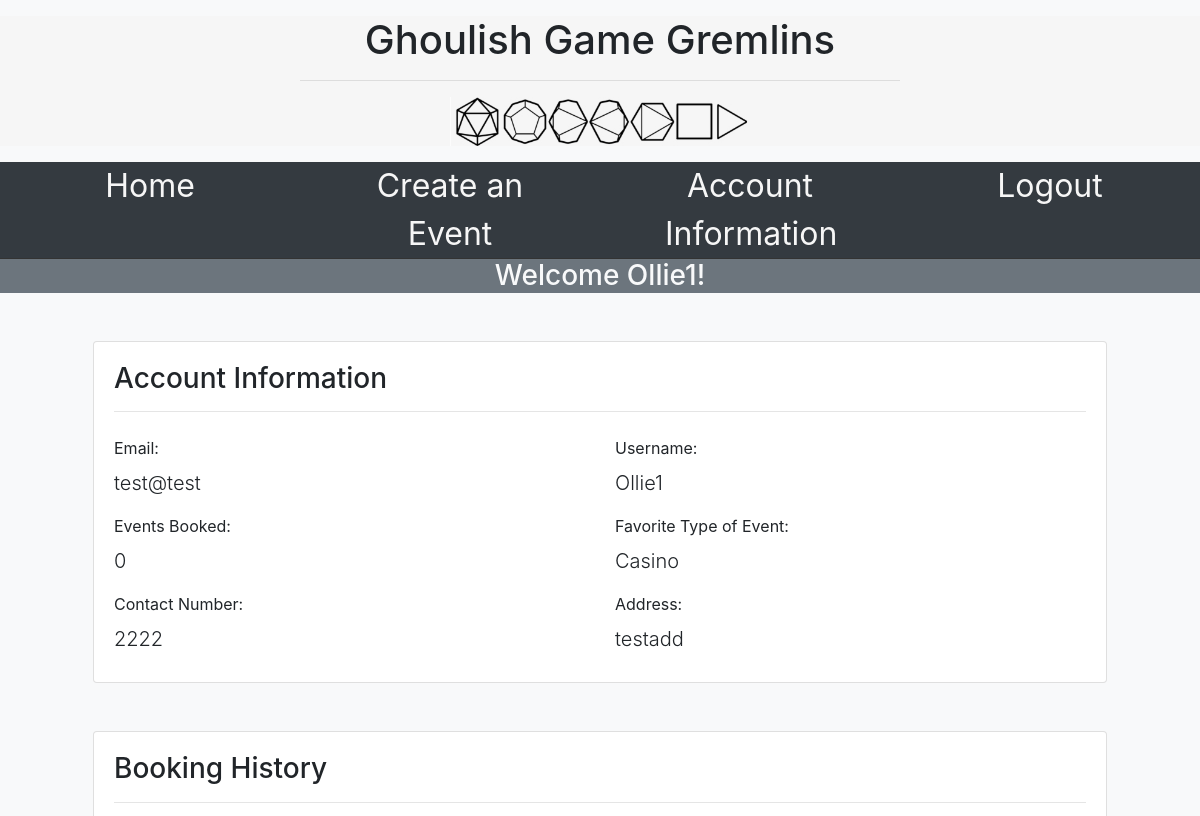
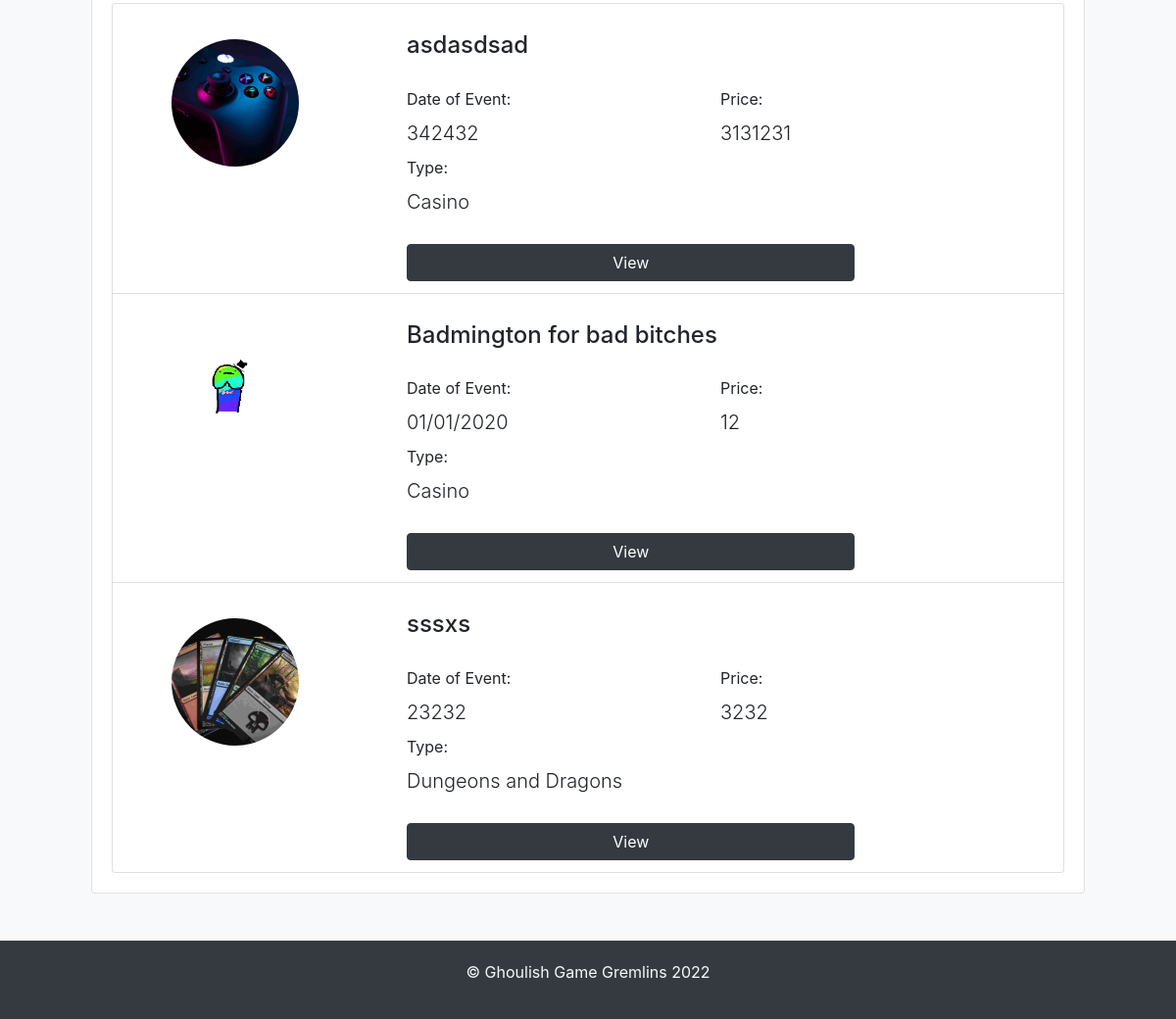
/accountInformation (signed in), run on the app's committed database (2 pictures, top to bottom).
### website/models.py (models this page shows, shortened)
class user(db.Model, UserMixin):
    __tablename__ = 'users'
    id = db.Column(db.Integer, primary_key=True)
    user_name = db.Column(db.String(150), index=True,
                          unique=True, nullable=False)
    email_id = db.Column(db.String(100), index=True, nullable=False)
    address = db.Column(db.String(255), nullable=False)
    contact = db.Column(db.Integer, nullable=False)
    password_hash = db.Column(db.String(500), nullable=False)
    createdEvents = db.relationship('event', backref='createdBy')
    bookedEvents = db.relationship('order', backref='bookedEvents')
    favoriteEvent = None

class event(db.Model):
    __tablename__ = "events"
    status = ""
    id = db.Column(db.Integer, primary_key=True, autoincrement=True)
    eventName = db.Column(db.String(150), unique=True, nullable=False)
    gameType = db.Column(db.String(100), index=True, nullable=False)
    price = db.Column(db.Integer)
    date = db.Column(db.String(30))
    location = db.Column(db.String(255))
    startTime = db.Column(db.String(20))
    endTime = db.Column(db.String(20))
    blurb = db.Column(db.String(500))
    requirements = db.Column(db.String(400))
    description = db.Column(db.String(5000))
    tickets = db.Column(db.Integer)
    status = db.Column(db.String(100))
    creator = db.Column(db.Integer, db.ForeignKey(user.id))
    imagePath = db.Column(db.String(255))
    bookings = db.relationship('order', backref='orders')

### website/views.py (the view)
@main.route('/accountInformation')
@login_required
def accountInformation():
    events = event.query.join(order).filter(
        order.userId == current_user.id).all()
    eventTypes = []
    for e in events:
        eventTypes.append(e.gameType)
    favorite = mode(eventTypes)
    print(favorite)
    return render_template('accountInformation.html', currentFavorite=favorite, events=events)

### website/templates/accountInformation.html (shortened to what this page needs)
{% extends "layout.html" %}
{% block content %}
<section class="h60">
    <div class="container">
        <div class="card m-5">
            <div class="card-body">
                <div class="card-title">
                    <h3>Account Information</h3>
                </div>
                <hr>
                <div class="row">
                    <div class="col-md-6 my-2">
                        <label for="email">Email:</label>
                        <div class="lead" name="email">{{ current_user.email_id}}</div>
                    </div>
                    <div class="col-md-6 my-2">
                        <label for="dateJoined">Username:</label>
                        <div class="lead" for="dateJoined">{{ current_user.user_name }}</div>
                    </div>
                    <div class="col-md-6 my-2">
                        <label for="eventsBooked">Events Booked:</label>
                        <div class="lead">{{ current_user.bookedEvents|int }}</div>
                    </div>
                    <div class="col-md-6 my-2">
                        <label for="eventsBooked">Favorite Type of Event:</label>
                        <div class="lead">{{ currentFavorite }}</div>
                    </div>
                    <div class="col-md-6 my-2">
                        <label for="name">Contact Number:</label>
                        <div class="lead" name="name">{{current_user.contact}}</div>
                    </div>
                    <div class="col-md-6 my-2">
                        <label for="address">Address:</label>
                        <div class="lead" name="address">{{ current_user.address }}</div>
                    </div>
                </div>
            </div>
        </div>
        <div class="card m-5">
            <div class="card-body">
                <div class="card-title">
                    <h3>Booking History</h3>
                </div>
                <hr>
                <ul class="list-group">
                    {% for event in events %}
                    <li class="list-group-item">
                        <div class="row justify-content-around">
                            <div class="col-lg-2">
                                <img src="/static/img/{{event.imagePath}}" alt="Dice"
                                    class="img-fluid rounded-custom my-4">
                            </div>
                            <div class="col-lg-8">
                                <h4 class="mt-3">{{event.eventName}}</h4>
                                <div class="row justify-content-around my-4">
                                    <div class="col-lg-6 my-1">
                                        <label>Date of Event:</label>
                                        <div class="lead">{{event.date}}</div>
                                    </div>
                                    <div class="col-lg-6 my-1">
                                        <label>Price:</label>
                                        <div class="lead">
                                            {{event.price}}
                                        </div>
                                    </div>
                                    <div class="col-lg-6 my-1">
                                        <label>Type:</label>
                                        <div class="lead">
                                            {{event.gameType}}
                                        </div>
                                    </div>
                                    <div class="col-lg-6 my-1">
                                    </div>
                                </div>
                                <button class="btn btn-dark btn-block w-75" href={{url_for('main.events',id=event.id)}}>
                                    View
                                </button>
                            </div>
                        </div>
                    </li>
                    {% endfor %}
                </ul>
            </div>
        </div>
    </div>
</section>
{% endblock %}

### website/templates/layout.html (shortened to what this page needs)
<!DOCTYPE html>
<html lang="en">
<head>
    <link rel="stylesheet" href="https://cdn.jsdelivr.net/npm/bootstrap@4.3.1/dist/css/bootstrap.min.css"
>
    <link rel="stylesheet" href="/static/css/style.css">
</head>
<body class="bg-light" id="home">
    <div class="custom-bg-light">
        <div class="custom-bg-light w-50 text-center m-3 mx-auto" id="logo">
            <h1 class="">Ghoulish Game Gremlins</h1>
            <hr>
            <img src="/static/img/dnd dice image.jpeg" alt="Dice Image" class="w-50">
        </div>
    </div>
    <div class=" bg-dark  align-self-center d-flex flex-column sticky-top" id="main-nav">
        <nav>
            <div class="row text-center justify-content-around my-auto w-100 mx-auto">
                <div class="col-lg-2 w-75">
                    <a href="/" class="nav-link-custom-light">Home</a>
                </div>
                <div class="col-lg-2 w-75">
                    <a href="/createEvent" class="nav-link-custom-light">Create an Event</a>
                </div>
                <div class="col-lg-2 w-75">
                    <a href="/accountInformation" class="nav-link-custom-light">Account Information</a>
                </div>
                {% if current_user.is_authenticated %}
                <div class="col-lg-2 w-75">
                    <a href="/auth/logout" class="nav-link-custom-light">Logout</a>
                </div>
                {% endif %}
            </div>
        </nav>
    </div>
    {% if current_user.is_authenticated %}
    <div class="bg-secondary text-light text-center">
        <p class="p-0 m-0 h3">Welcome {{current_user.user_name}}!</p>
    </div>
    {% endif %}
    {% block content %}{% endblock %}
    <footer class="w-100 bg-dark text-center h10 d-flex flex-column justify-content-center">
        <p class="text-light align-self-center">&copy; Ghoulish Game Gremlins 2022</p>
    </footer>
</body>
</html>

### website/static/css/style.css (style rules this page uses)
:root { --main-light: #f6f6f6; --main-dark: #333; --highlight: slategray; }
* { box-sizing: border-box; margin: 0; padding: 0; }
html { scroll-behavior: smooth; }
.nav-link-custom-light { font-size: 2rem; transition: 200ms ease-in-out; color: var(--main-light); cursor: pointer; }
#main-nav { border-bottom: #333 1px solid; }
.custom-bg-light { background-color: var(--main-light); }
.rounded-custom { border-radius: 50%; }
.h10 { min-height: 10vh; }
.h60 { min-height: 60vh; }

### data on the page
user: user_name "Ollie1", email_id "test@test", contact "2222", address "testadd"
event: gameType "Casino", imagePath (picture), eventName "asdasdsad", date "342432", price "3131231"
event: imagePath (picture), eventName "Badmington for bad bitches", date "01/01/2020", price "12", gameType "Casino"
event: imagePath (picture), eventName "sssxs", date "23232", price "3232", gameType "Dungeons and Dragons"

### other printed values
{{ current_user.bookedEvents|int }} "0"
